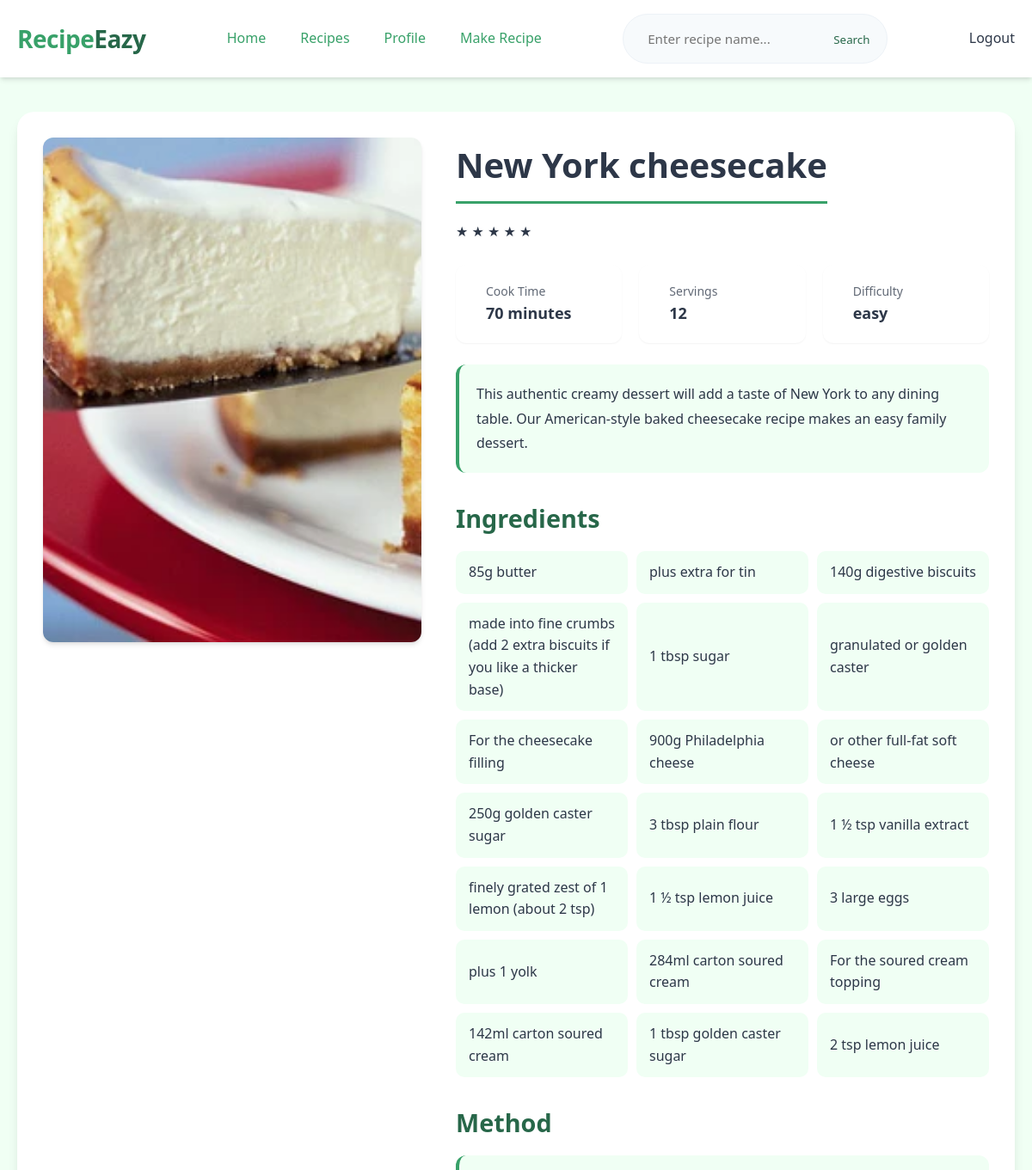
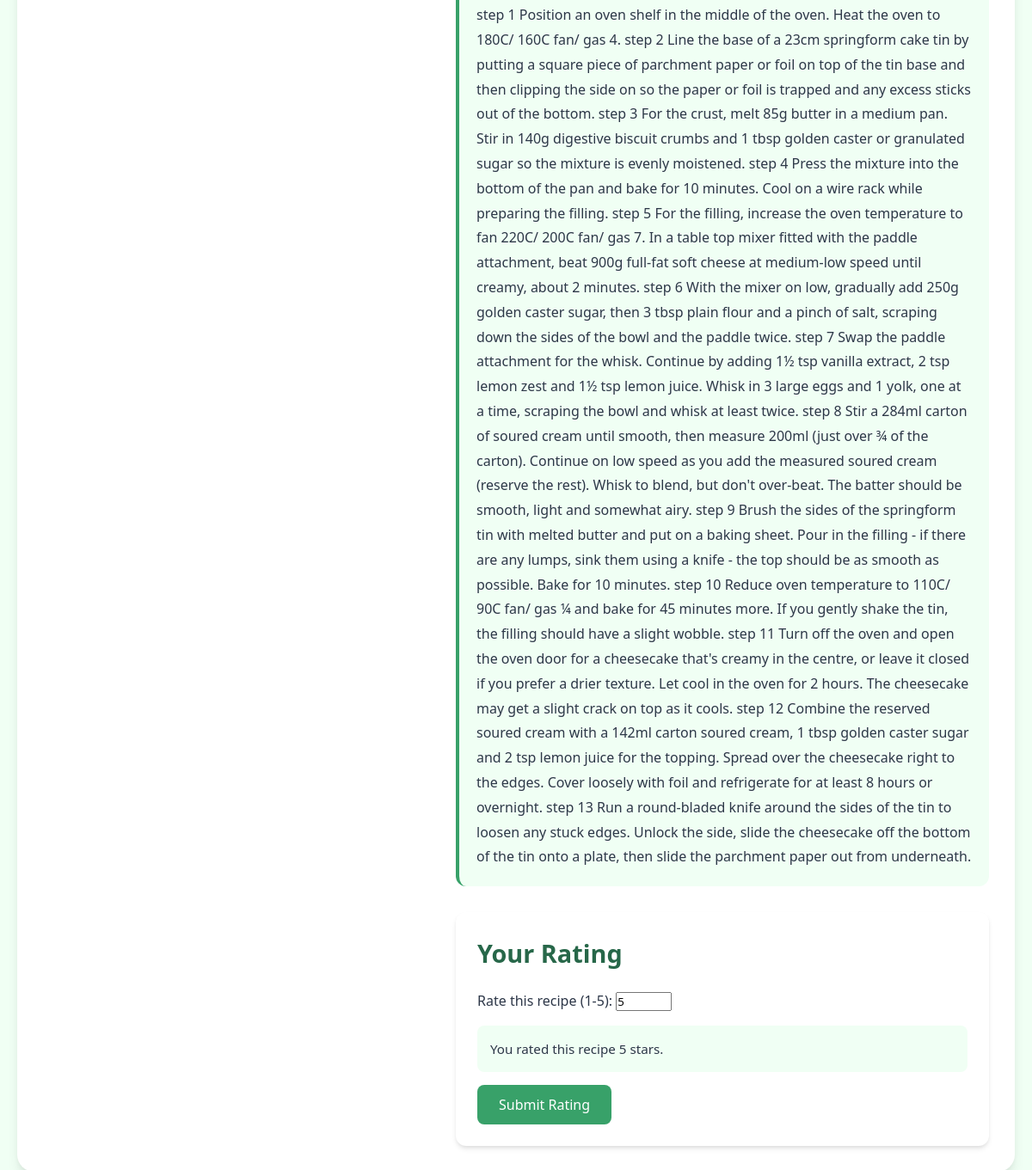
The page /recipes/recipe-list/19 (signed in) on the database its author committed (2 pictures, top to bottom).
### recipes/models.py (models this page shows, shortened)
class Recipe(models.Model):
    title = models.CharField(max_length=30)
    description = models.TextField(default="")
    ingredients = models.TextField(default="", help_text="Separate ingredients with commas.")
    cook_time = models.PositiveIntegerField(help_text="Cooking time in minutes.")
    servings = models.PositiveIntegerField()
    method = models.TextField(default="")
    image = models.ImageField(upload_to="images/")
    cuisine = models.ManyToManyField(Cuisine)
    category = models.ManyToManyField(Category)
    options = {"easy":"easy","medium":"medium","hard":"hard","expert":"expert"}
    difficulty = models.CharField(max_length=250, choices = options, default = "easy")

class Rating(models.Model):
    recipe = models.ForeignKey(Recipe, on_delete=models.CASCADE, related_name='ratings')
    user = models.ForeignKey(User, on_delete=models.CASCADE)
    value = models.IntegerField(
        validators=[MinValueValidator(1), MaxValueValidator(5)]
    )
    created_at = models.DateTimeField(auto_now_add=True)
    class Meta:
        unique_together = ('recipe', 'user')

### recipes/views.py (the view, shortened to what this page needs)
# urls.py: path("recipe-list/<int:id>", views.recipe_detail,name="recipe-detail"),
def recipe_detail(request, id):
    recipe = get_object_or_404(Recipe, id=id)
    ingredients = recipe.ingredients
    ingredients = ingredients.split(", ")
    rating_data = Recipe.objects.filter(id=id).annotate(
        avg_rating=Avg('ratings__value'),
        rating_count=Count('ratings')
    ).values('avg_rating', 'rating_count').first()
    avg_rating = rating_data['avg_rating'] or 0
    rating_count = rating_data['rating_count']
    user_rating = None
    if request.user.is_authenticated:
        user_rating = Rating.objects.filter(recipe=recipe, user=request.user).first()
    avg_rating = round(avg_rating)
    return render(request,"recipes/recipe_detail.html",{
        "recipe":recipe,
        "ingredients":ingredients,
        "avg_rating":avg_rating,
        "user_rating":user_rating,
        "rating_count":rating_count
    })

### recipes/templates/recipes/recipe_detail.html (shortened to what this page needs)
{%load static%}
<!DOCTYPE html>
<html lang="en">
<head>
    <link rel="stylesheet" href="{%static 'css/recipe_detail.css'%}">
</head>
<body>
    <header id="header">
        <div class="container">
            <nav>
                <div class="logo">Recipe<span>Eazy</span></div>
                <div class="nav-links">
                    <a href="{%url 'index'%}" class="active">Home</a>
                    <a href="{%url 'recipe_list'%}" class ="active">Recipes</a>
                    <a href = "{%url 'profile'%}" class="active">Profile</a>
                    {%if user.is_authenticated%}
                    <a href="{%url 'recipe-create'%}" class="active">Make Recipe</a>
                    {%endif%}
                </div>
                <div class="search-bar">
                    <form action="{% url 'search-recipe' %}" method="get">
                        <input type="text" name="q" placeholder="Enter recipe name..." required>
                        <button type="submit">Search</button>
                    </form>
                </div>
                <div class="nav-links">
                    {%if user.is_authenticated%}
                    <a href ="{%url 'logout'%}">Logout</a>
                    {%endif%}
                </div>
            </nav>
        </div>
    </header>
    <div class="container">
        <div class="recipe-detail">
            <div class="recipe-image-column">
                {% if recipe.image %}
                    <img src="{{ recipe.image.url }}" alt="{{ recipe.title }}" class="recipe-image">
                {% endif %}
            </div>
            <div class="recipe-content-column">
                <h1 class="recipe-title">{{recipe.title}}</h1>
                <br>
                {% with ''|center:5 as stars %}
                {% for _ in stars %}
                    {% if forloop.counter <= avg_rating %}
                        <span class="star filled">★</span>
                    {% elif forloop.counter <= avg_rating|add:0.5 %}
                        <span class="star half-filled">★</span>
                    {% else %}
                        <span class="star empty">☆</span>
                    {% endif %}
                {% endfor %}
                {% endwith %}
                <div class="recipe-quick-info">
                    <div class="info-card">
                        <div class="info-content">
                            <span class="info-label">Cook Time</span>
                            <span class="info-value">{{recipe.cook_time}} minute{{recipe.cook_time|pluralize}}</span>
                        </div>
                    </div>
                    <div class="info-card">
                        <div class="info-content">
                            <span class="info-label">Servings</span>
                            <span class="info-value">{{recipe.servings}}</span>
                        </div>
                    </div>
                    <div class="info-card">
                        <div class="info-content">
                            <span class="info-label">Difficulty</span>
                            <span class="info-value">{{recipe.difficulty}}</span>
                        </div>
                    </div>
                </div>
                <div class="recipe-description">
                    {{recipe.description}}
                </div>
                <div class="recipe-section">
                    <h3 class="section-title">Ingredients</h3>
                    <div class="ingredients-list">
                        {%for ingredient in ingredients%}
                            <div class="ingredient-item">{{ingredient}}</div>
                        {%endfor%}
                    </div>
                </div>
                <div class="recipe-section">
                    <h3 class="section-title">Method</h3>
                    <div class="method-container">{{recipe.method}}</div>
                </div>
                <div class="user-rating-section">
                    <h3>Your Rating</h3>
                    {% if user.is_authenticated %}
                        <form id="rating-form" method="post" action="">
                            <div class="number-rating">
                                <label for="rating">Rate this recipe (1-5):</label>
                                <input type="number" id="rating" name="rating" min="1" max="5" step="1"
                                       value="{% if user_rating %}{{ user_rating.value }}{% endif %}" required>
                            </div>
                            <div class="rating-message" id="rating-message">
                                {% if user_rating %}
                                    You rated this recipe {{ user_rating.value }} star{% if user_rating.value > 1 %}s{% endif %}.
                                {% else %}
                                    Choose a rating between 1 and 5 stars.
                                {% endif %}
                            </div>
                            <button type="submit" class="rating-submit-btn">Submit Rating</button>
                        </form>
                    {% else %}
                        <div class="rating-login-prompt">
                            <p>Please <a href="{% url 'login' %}">log in</a> to rate this recipe.</p>
                        </div>
                    {% endif %}
                </div>
            </div>
        </div>
    </div>
</body>
</html>

### rows shown on the page
Recipe: image (picture), title "New York cheesecake", cook_time "70", servings "12", difficulty "easy", description "This authentic creamy dessert will add a taste of New York to any dining table. Our American-style baked cheesecake recipe makes an easy family dessert.", method "step 1 Position an oven shelf in the middle of the oven. Heat the oven to 180C/ 160C fan/ gas 4. step 2 Line the base of a 23cm springform cake tin by putting a square piece of parchment paper or foil on top of the tin base and then clipping the side on so the paper or foil is trapped and any excess sticks out of the bottom. step 3 For the crust, melt 85g butter in a medium pan. Stir in 140g digestive biscuit crumbs and 1 tbsp golden caster or granulated sugar so the mixture is evenly moistened. step 4 Press the mixture into the bottom of the pan and bake for 10 minutes. Cool on a wire rack while preparing the filling. step 5 For the filling, increase the oven temperature to fan 220C/ 200C…"
Rating: rating "5", value "5"

### other values the page prints
{{ ingredient }} "85g butter" "plus extra for tin" "140g digestive biscuits" "made into fine crumbs (add 2 extra biscuits if you like a thicker base)" "1 tbsp sugar" "granulated or golden caster" "For the cheesecake filling" "900g Philadelphia cheese" "or other full-fat soft cheese" "250g golden caster sugar" "3 tbsp plain flour" "1 ½ tsp vanilla extract" "finely grated zest of 1 lemon (about 2 tsp)" "1 ½ tsp lemon juice" "3 large eggs" "plus 1 yolk" "284ml carton soured cream" "For the soured cream topping" "142ml carton soured cream" "1 tbsp golden caster sugar" "2 tsp lemon juice"
